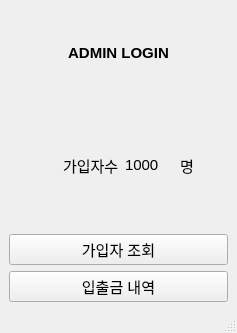
<?xml version="1.0" encoding="UTF-8"?>
<ui version="4.0">
 <class>AdminMainWindow</class>
 <widget class="QMainWindow" name="AdminMainWindow">
  <property name="geometry">
   <rect>
    <x>0</x>
    <y>0</y>
    <width>237</width>
    <height>333</height>
   </rect>
  </property>
  <property name="windowTitle">
   <string>MainWindow</string>
  </property>
  <widget class="QWidget" name="centralwidget">
   <layout class="QVBoxLayout" name="verticalLayout">
    <item>
     <layout class="QGridLayout" name="gridLayout">
      <item row="2" column="2">
       <widget class="QLabel" name="label_5">
        <property name="font">
         <font>
          <pointsize>11</pointsize>
         </font>
        </property>
        <property name="text">
         <string>1000</string>
        </property>
       </widget>
      </item>
      <item row="5" column="0" colspan="4">
       <widget class="QPushButton" name="pushButton_2">
        <property name="font">
         <font>
          <pointsize>11</pointsize>
         </font>
        </property>
        <property name="text">
         <string>입출금 내역</string>
        </property>
       </widget>
      </item>
      <item row="4" column="0" colspan="4">
       <widget class="QPushButton" name="pushButton">
        <property name="font">
         <font>
          <pointsize>11</pointsize>
         </font>
        </property>
        <property name="text">
         <string>가입자 조회</string>
        </property>
       </widget>
      </item>
      <item row="0" column="0" colspan="4">
       <widget class="QLabel" name="label">
        <property name="font">
         <font>
          <pointsize>11</pointsize>
          <bold>true</bold>
         </font>
        </property>
        <property name="text">
         <string>ADMIN LOGIN</string>
        </property>
        <property name="alignment">
         <set>Qt::AlignmentFlag::AlignCenter</set>
        </property>
       </widget>
      </item>
      <item row="2" column="1">
       <widget class="QLabel" name="label_4">
        <property name="font">
         <font>
          <pointsize>11</pointsize>
         </font>
        </property>
        <property name="text">
         <string>가입자수</string>
        </property>
       </widget>
      </item>
      <item row="1" column="0" colspan="4">
       <spacer name="horizontalSpacer">
        <property name="orientation">
         <enum>Qt::Orientation::Horizontal</enum>
        </property>
        <property name="sizeHint" stdset="0">
         <size>
          <width>40</width>
          <height>20</height>
         </size>
        </property>
       </spacer>
      </item>
      <item row="2" column="3">
       <widget class="QLabel" name="label_6">
        <property name="font">
         <font>
          <pointsize>11</pointsize>
         </font>
        </property>
        <property name="text">
         <string>명</string>
        </property>
       </widget>
      </item>
      <item row="3" column="0" colspan="4">
       <spacer name="horizontalSpacer_2">
        <property name="orientation">
         <enum>Qt::Orientation::Horizontal</enum>
        </property>
        <property name="sizeHint" stdset="0">
         <size>
          <width>40</width>
          <height>20</height>
         </size>
        </property>
       </spacer>
      </item>
     </layout>
    </item>
   </layout>
  </widget>
  <widget class="QMenuBar" name="menubar">
   <property name="geometry">
    <rect>
     <x>0</x>
     <y>0</y>
     <width>237</width>
     <height>22</height>
    </rect>
   </property>
  </widget>
  <widget class="QStatusBar" name="statusbar"/>
 </widget>
 <resources/>
 <connections/>
</ui>
